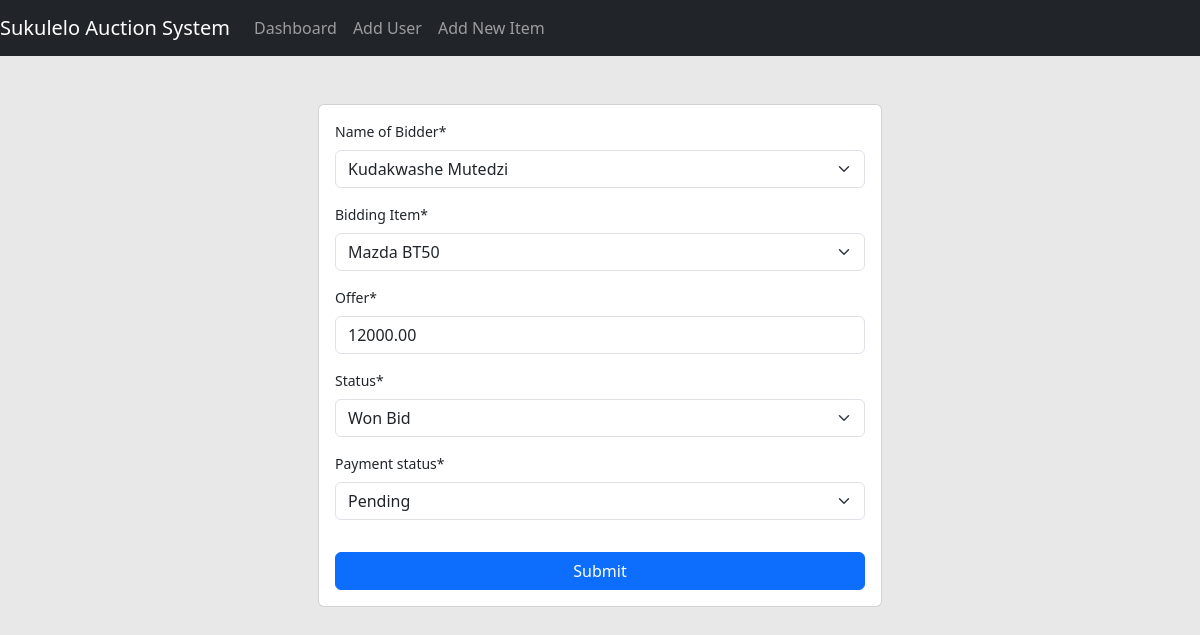
The page /update_bid/4/ on the database its author committed.
### auction/models.py (models this page shows, shortened)
class Bid(models.Model):
    Status = (
        ('Won Bid', 'Won Bid'),
        ('Current Bid', 'Current Bid'),
        ('Outbid', 'Outbid'),
        ('Lost Bid', 'Lost Bid'),
    )
    STATUS_CHOICES = (
        ('Pending', 'Pending'),
        ('Paid', 'Paid'),
    )
    user = models.ForeignKey(Person, null=True, on_delete=models.SET_NULL, related_name='bids')
    item = models.ForeignKey(Item, null=True, on_delete=models.SET_NULL, related_name='auction_item')
    offer = models.DecimalField(max_digits=20, decimal_places=2)
    status = models.CharField(max_length=50, null=False, blank=False, choices=Status, default='Current Bid')
    payment_status = models.CharField(max_length=50, choices=STATUS_CHOICES, default='Pending')
    date_placed = models.DateTimeField(auto_now_add=True)

### auction/views.py (the view)
# urls.py: path('update_bid/<int:id>', views.update_bid, name='update_bid'),
def update_bid(request, id):
    bid = Bid.objects.get(id=id)
    form = BidForm(instance=bid)
    if request.method == 'POST':
        form = BidForm(request.POST, instance=bid)
        if form.is_valid():
            form.save()
            messages.success(request, 'Bid has been updated successfully')
            return redirect('/dashboard')
    context = {'form':form}
    return render(request, 'auction/create_form.html', context)

### auction/forms.py
class BidForm(forms.ModelForm):
    class Meta:
        model = Bid
        exclude = ["date_placed"]
        labels = {
            'user': 'Name of Bidder',
            'item': 'Bidding Item',
            'offer': 'Offer',
        }
        widgets = {
        'user': forms.Select(attrs={'class': 'form-control', 'type': 'text', 'placeholder':'Enter user name', 'required': True}),
        'offer': forms.NumberInput(attrs={'class': 'form-control', 'type': 'text', 'max_digits':30, 'placeholder':'Enter bid', 'decimal_places':2, 'required': True}),
        'item': forms.Select(attrs={'class': 'form-control', 'type': 'text', 'max_length':100, 'placeholder':'Enter the item you are bidding', 'required': True}),
        }

### auction/models.py (called while the page is built)
    def __str__(self):
        return f"{self.first_name} {self.last_name}"

    def __str__(self):
        return "%s " % (self.name)

### auction/templates/auction/create_form.html (shortened to what this page needs)
{% extends 'auction/main.html' %}
{% load static %}
{% load crispy_forms_tags %}
{% block content %}
    <div class="container mt-3" style="width: 50%; font-size: 14px;">
        <form method="POST" action="" class="card p-3 mt-5" autocomplete="off" novalidate>
            {{form|crispy}}
            <button type="submit" name="submit" class="btn btn-primary mt-3">Submit</button>
        </form>
    </div>
{% endblock %}

### auction/templates/auction/main.html (style rules this page uses)
body { background-color: #e8e8e8; }

### rows shown on the page
Bid: user "Kudakwashe Mutedzi", item "Mazda BT50", offer "12000.00", status "Won Bid", payment_status "Pending"
